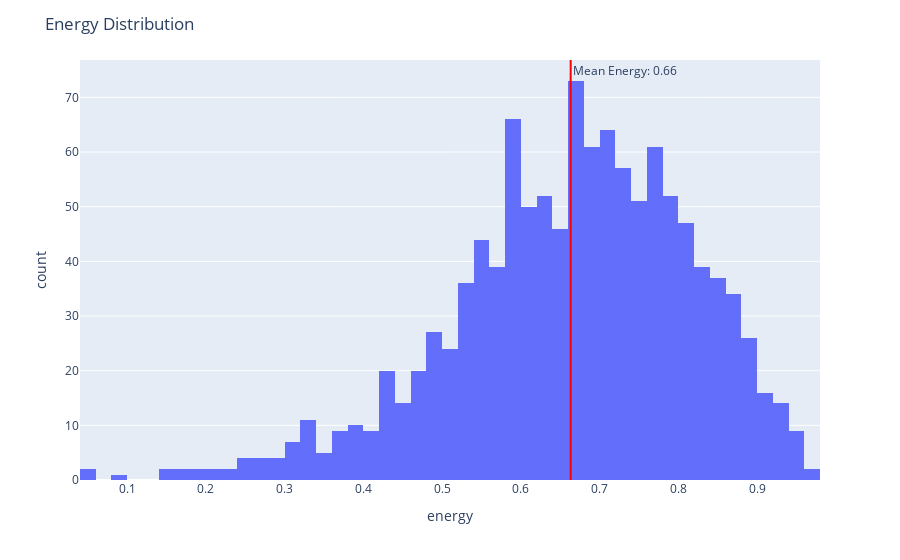

Notebook source saved alongside this figure:
### Code cell
fig = px.histogram(df, x="energy", marginal=None, hover_data=df.columns)
fig.update_layout(title='Energy Distribution')
mean_energy = df['energy'].mean()
fig.add_vline(x=mean_energy, line_color='red', annotation_text = f"Mean Energy: {mean_energy:.2f}", annotation_position = 'top right')
fig.show()

### Figure 1 — Plotly figure (JSON) as saved in the notebook; plotly's stock layout.template omitted (floating-point values rounded to 4 significant figures; data arrays with more than 128 entries replaced by an {"elided": "..."} marker saying what was removed)
{"data": [{"alignmentgroup": "True", "bingroup": "x", "hovertemplate": "energy=%{x}<br>count=%{y}<extra></extra>", "legendgroup": "", "marker": {"color": "#636efa", "pattern": {"shape": ""}}, "name": "", "offsetgroup": "", "orientation": "v", "showlegend": false, "type": "histogram", "x": {"elided": "1157 float values"}, "xaxis": "x", "yaxis": "y"}], "layout": {"annotations": [{"showarrow": false, "text": "Mean Energy: 0.66", "x": 0.6633, "xanchor": "left", "xref": "x", "y": 1, "yanchor": "top", "yref": "y domain"}], "barmode": "relative", "legend": {"tracegroupgap": 0}, "margin": {"t": 60}, "shapes": [{"line": {"color": "red"}, "type": "line", "x0": 0.6633, "x1": 0.6633, "xref": "x", "y0": 0, "y1": 1, "yref": "y domain"}], "title": {"text": "Energy Distribution"}, "xaxis": {"anchor": "y", "domain": [0, 1], "title": {"text": "energy"}}, "yaxis": {"anchor": "x", "domain": [0, 1], "title": {"text": "count"}}}}
